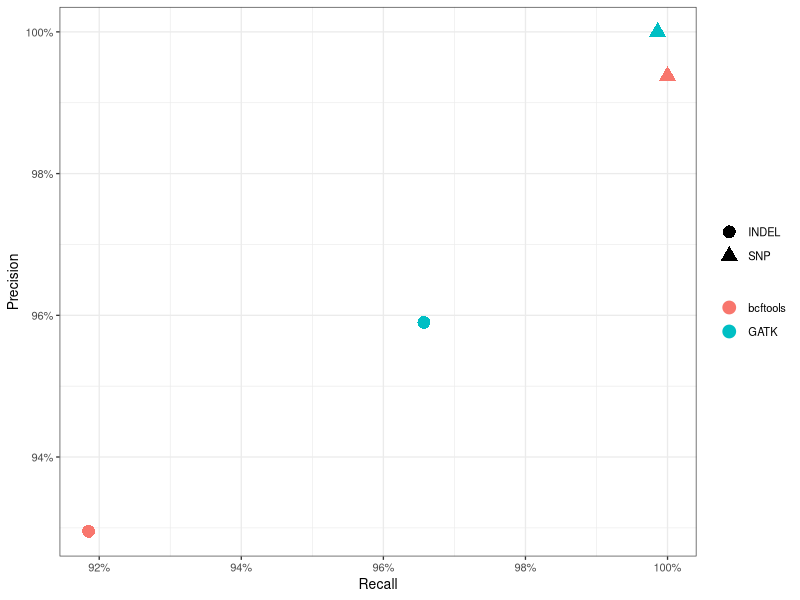

Generate this figure with R:
## ---- chunk 1
suppressPackageStartupMessages({library(dplyr); library(knitr); library(ggplot2); library(scales)})
m <- read.csv("results/benchmark_metrics.csv") |>
  mutate(caller = recode(caller, bcftools = "bcftools", gatk = "GATK"))
best <- m |> filter(var_type == "SNP") |> slice_max(f1, n = 1)
pct <- function(x) sprintf("%.2f%%", 100 * x)
## ---- chunk 2
m |> arrange(var_type, caller) |>
  transmute(Caller = caller, Type = var_type,
            Precision = pct(precision), Recall = pct(recall), F1 = pct(f1),
            TP = tp, FP = fp, FN = fn) |>
  kable()
## ---- chunk 3
#| fig-width: 5
#| fig-height: 2.6
ggplot(m, aes(recall, precision, colour = caller, shape = var_type)) +
  geom_point(size = 4) +
  scale_x_continuous(labels = percent) + scale_y_continuous(labels = percent) +
  labs(x = "Recall", y = "Precision", colour = NULL, shape = NULL) +
  theme_bw(base_size = 10)
